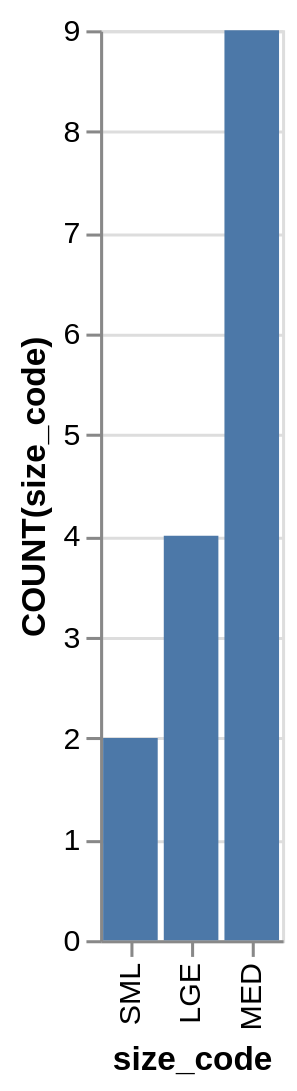

The specification (Vega-Lite) saved for this image:
### Vega-Lite specification from a JSON file in a GitHub repository (floating-point values rounded to 4 significant figures)
{"data": {"values": [{"x_data": "LGE", "y_data": 4}, {"x_data": "MED", "y_data": 9}, {"x_data": "SML", "y_data": 2}]}, "mark": "bar", "encoding": {"x": {"field": "x_data", "type": "nominal", "title": "size_code", "sort": {"op": "sum", "field": "y_data", "order": "ascending"}}, "y": {"field": "y_data", "type": "quantitative", "title": "COUNT(size_code)"}}}
